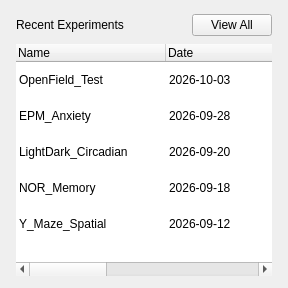
              <widget class="QFrame" name="cardRecent">
               <property name="cssClass" stdset="0">
                <string>card</string>
               </property>
               <property name="frameShape">
                <enum>QFrame::NoFrame</enum>
               </property>
               <layout class="QVBoxLayout" name="layout_17">
                <property name="spacing">
                 <number>8</number>
                </property>
                <property name="leftMargin">
                 <number>16</number>
                </property>
                <property name="topMargin">
                 <number>14</number>
                </property>
                <property name="rightMargin">
                 <number>16</number>
                </property>
                <property name="bottomMargin">
                 <number>12</number>
                </property>
                <item>
                 <layout class="QHBoxLayout" name="layout_18">
                  <property name="spacing">
                   <number>8</number>
                  </property>
                  <item>
                   <widget class="QLabel" name="lblRecent">
                    <property name="text">
                     <string>Recent Experiments</string>
                    </property>
                    <property name="cssClass" stdset="0">
                     <string>cardTitle</string>
                    </property>
                   </widget>
                  </item>
                  <item>
                   <spacer name="spacer_9">
                    <property name="orientation">
                     <enum>Qt::Horizontal</enum>
                    </property>
                    <property name="sizeHint" stdset="0">
                     <size>
                      <width>20</width>
                      <height>20</height>
                     </size>
                    </property>
                   </spacer>
                  </item>
                  <item>
                   <widget class="QPushButton" name="btnViewAll">
                    <property name="text">
                     <string>View All</string>
                    </property>
                    <property name="cssClass" stdset="0">
                     <string>link</string>
                    </property>
                   </widget>
                  </item>
                 </layout>
                </item>
                <item>
                 <widget class="QTableWidget" name="tblRecent">
                  <property name="frameShape">
                   <enum>QFrame::NoFrame</enum>
                  </property>
                  <property name="editTriggers">
                   <set>QAbstractItemView::NoEditTriggers</set>
                  </property>
                  <property name="selectionBehavior">
                   <enum>QAbstractItemView::SelectRows</enum>
                  </property>
                  <property name="showGrid">
                   <bool>false</bool>
                  </property>
                  <property name="alternatingRowColors">
                   <bool>false</bool>
                  </property>
                  <property name="minimumSize">
                   <size>
                    <width>0</width>
                    <height>232</height>
                   </size>
                  </property>
                  <attribute name="horizontalHeaderStretchLastSection">
                   <bool>true</bool>
                  </attribute>
                  <attribute name="verticalHeaderVisible">
                   <bool>false</bool>
                  </attribute>
                  <attribute name="horizontalHeaderHighlightSections">
                   <bool>false</bool>
                  </attribute>
                  <attribute name="verticalHeaderDefaultSectionSize">
                   <number>36</number>
                  </attribute>
                  <attribute name="horizontalHeaderDefaultSectionSize">
                   <number>150</number>
                  </attribute>
                  <column>
                   <property name="text">
                    <string>Name</string>
                   </property>
                   <property name="textAlignment">
                    <set>Qt::AlignLeading|Qt::AlignLeft|Qt::AlignVCenter</set>
                   </property>
                  </column>
                  <column>
                   <property name="text">
                    <string>Date</string>
                   </property>
                   <property name="textAlignment">
                    <set>Qt::AlignLeading|Qt::AlignLeft|Qt::AlignVCenter</set>
                   </property>
                  </column>
                  <column>
                   <property name="text">
                    <string />
                   </property>
                   <property name="textAlignment">
                    <set>Qt::AlignLeading|Qt::AlignLeft|Qt::AlignVCenter</set>
                   </property>
                  </column>
                  <row />
                  <row />
                  <row />
                  <row />
                  <row />
                  <item row="0" column="0">
                   <property name="text">
                    <string>OpenField_Test</string>
                   </property>
                  </item>
                  <item row="0" column="1">
                   <property name="text">
                    <string>2026-10-03</string>
                   </property>
                  </item>
                  <item row="0" column="2">
                   <property name="text">
                    <string>›</string>
                   </property>
                  </item>
                  <item row="1" column="0">
                   <property name="text">
                    <string>EPM_Anxiety</string>
                   </property>
                  </item>
                  <item row="1" column="1">
                   <property name="text">
                    <string>2026-09-28</string>
                   </property>
                  </item>
                  <item row="1" column="2">
                   <property name="text">
                    <string>›</string>
                   </property>
                  </item>
                  <item row="2" column="0">
                   <property name="text">
                    <string>LightDark_Circadian</string>
                   </property>
                  </item>
                  <item row="2" column="1">
                   <property name="text">
                    <string>2026-09-20</string>
                   </property>
                  </item>
                  <item row="2" column="2">
                   <property name="text">
                    <string>›</string>
                   </property>
                  </item>
                  <item row="3" column="0">
                   <property name="text">
                    <string>NOR_Memory</string>
                   </property>
                  </item>
                  <item row="3" column="1">
                   <property name="text">
                    <string>2026-09-18</string>
                   </property>
                  </item>
                  <item row="3" column="2">
                   <property name="text">
                    <string>›</string>
                   </property>
                  </item>
                  <item row="4" column="0">
                   <property name="text">
                    <string>Y_Maze_Spatial</string>
                   </property>
                  </item>
                  <item row="4" column="1">
                   <property name="text">
                    <string>2026-09-12</string>
                   </property>
                  </item>
                  <item row="4" column="2">
                   <property name="text">
                    <string>›</string>
                   </property>
                  </item>
                 </widget>
                </item>
               </layout>
              </widget>
